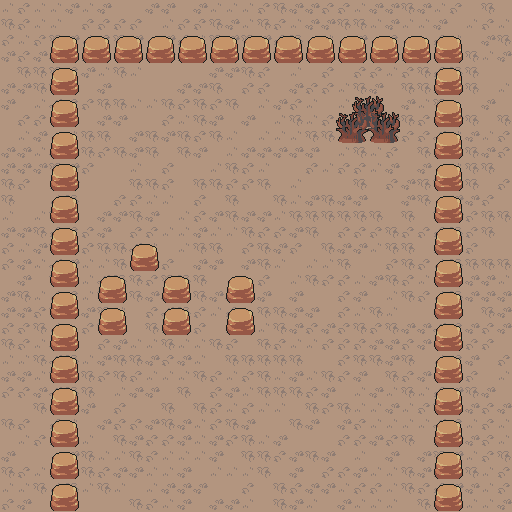

Tiled map render using the project's own tile images. Description and the map definition, with tile-layer contents summarised, below:
An orthogonal 32x32 tile map with 16x16 px tiles, 2 tile layers (Tile Layer 1, Foreground), 2 tilesets and 14 objects.

<map version="1.5" tiledversion="1.6.0" orientation="orthogonal" renderorder="right-down" width="32" height="32" tilewidth="16" tileheight="16" infinite="0" nextlayerid="8" nextobjectid="35">
 <tileset firstgid="1" source="TilesetFloor.tsx" />
 <tileset firstgid="573" source="../Tilesets/TilesetNature.tsx" />
 <layer id="1" name="Tile Layer 1" width="32" height="32">
  <data>[1024 cells, 1024 non-empty, 5 distinct tile ids]</data>
 </layer>
 <layer id="7" name="Foreground" width="32" height="32">
  <data>[1024 cells, 204 non-empty, 16 distinct tile ids]</data>
 </layer>
 <objectgroup id="3" name="Wall">
  <object id="22" x="-356" y="256" width="120" height="180" />
  <object id="25" x="54.2524" y="38.1556" width="20.2701" height="472.175" />
  <object id="26" x="75.715" y="38.1556" width="383.344" height="23.8472" />
  <object id="27" x="436.404" y="61.4066" width="22.0587" height="448.924" />
  <object id="30" x="165.142" y="276.032" width="23.251" height="57.2333" />
  <object id="31" x="100.755" y="277.224" width="23.8472" height="55.4448" />
  <object id="32" x="132.948" y="246.223" width="22.6549" height="21.4625" />
  <object id="33" x="227.145" y="276.628" width="26.232" height="56.041" />
 </objectgroup>
 <objectgroup id="4" name="DWall">
  <object id="14" x="320" y="540" width="188" height="64" />
  <object id="28" x="338.631" y="113.274" width="57.2333" height="28.0205" />
  <object id="29" x="357.112" y="98.966" width="20.2701" height="14.3083" />
 </objectgroup>
 <objectgroup id="6" name="Player">
  <object id="24" x="130.564" y="403.095" width="28" height="24" />
 </objectgroup>
 <objectgroup id="5" name="MWall">
  <object id="15" x="132" y="496" width="144" height="72" />
  <object id="34" x="337.438" y="353.535" width="28.0205" height="28.0205" />
 </objectgroup>
</map>
